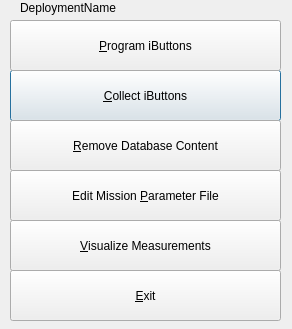
<?xml version="1.0" encoding="UTF-8"?>
<ui version="4.0">
 <class>IAssistClass</class>
 <widget class="QDialog" name="IAssistClass">
  <property name="windowModality">
   <enum>Qt::NonModal</enum>
  </property>
  <property name="enabled">
   <bool>true</bool>
  </property>
  <property name="geometry">
   <rect>
    <x>0</x>
    <y>0</y>
    <width>292</width>
    <height>329</height>
   </rect>
  </property>
  <property name="sizePolicy">
   <sizepolicy hsizetype="Fixed" vsizetype="Fixed">
    <horstretch>0</horstretch>
    <verstretch>0</verstretch>
   </sizepolicy>
  </property>
  <property name="windowTitle">
   <string>iAssist</string>
  </property>
  <property name="autoFillBackground">
   <bool>false</bool>
  </property>
  <widget class="QPushButton" name="btnCollect">
   <property name="enabled">
    <bool>true</bool>
   </property>
   <property name="geometry">
    <rect>
     <x>10</x>
     <y>70</y>
     <width>271</width>
     <height>51</height>
    </rect>
   </property>
   <property name="focusPolicy">
    <enum>Qt::StrongFocus</enum>
   </property>
   <property name="text">
    <string>&amp;Collect iButtons</string>
   </property>
  </widget>
  <widget class="QPushButton" name="btnProgram">
   <property name="enabled">
    <bool>true</bool>
   </property>
   <property name="geometry">
    <rect>
     <x>10</x>
     <y>20</y>
     <width>271</width>
     <height>51</height>
    </rect>
   </property>
   <property name="focusPolicy">
    <enum>Qt::StrongFocus</enum>
   </property>
   <property name="text">
    <string>&amp;Program iButtons</string>
   </property>
  </widget>
  <widget class="QPushButton" name="btnMissionParameter">
   <property name="enabled">
    <bool>true</bool>
   </property>
   <property name="geometry">
    <rect>
     <x>10</x>
     <y>170</y>
     <width>271</width>
     <height>51</height>
    </rect>
   </property>
   <property name="focusPolicy">
    <enum>Qt::StrongFocus</enum>
   </property>
   <property name="text">
    <string>Edit Mission &amp;Parameter File</string>
   </property>
  </widget>
  <widget class="QPushButton" name="btnExit">
   <property name="geometry">
    <rect>
     <x>10</x>
     <y>270</y>
     <width>271</width>
     <height>51</height>
    </rect>
   </property>
   <property name="focusPolicy">
    <enum>Qt::StrongFocus</enum>
   </property>
   <property name="text">
    <string>&amp;Exit</string>
   </property>
  </widget>
  <widget class="QPushButton" name="btnRemoveDbCont">
   <property name="enabled">
    <bool>true</bool>
   </property>
   <property name="geometry">
    <rect>
     <x>10</x>
     <y>120</y>
     <width>271</width>
     <height>51</height>
    </rect>
   </property>
   <property name="focusPolicy">
    <enum>Qt::StrongFocus</enum>
   </property>
   <property name="text">
    <string>&amp;Remove Database Content</string>
   </property>
  </widget>
  <widget class="QPushButton" name="btnDataPlot">
   <property name="enabled">
    <bool>true</bool>
   </property>
   <property name="geometry">
    <rect>
     <x>10</x>
     <y>220</y>
     <width>271</width>
     <height>51</height>
    </rect>
   </property>
   <property name="focusPolicy">
    <enum>Qt::StrongFocus</enum>
   </property>
   <property name="text">
    <string>&amp;Visualize Measurements</string>
   </property>
  </widget>
  <widget class="QLabel" name="txtDeploymentName">
   <property name="geometry">
    <rect>
     <x>20</x>
     <y>0</y>
     <width>221</width>
     <height>16</height>
    </rect>
   </property>
   <property name="text">
    <string>DeploymentName</string>
   </property>
  </widget>
 </widget>
 <layoutdefault spacing="6" margin="11"/>
 <tabstops>
  <tabstop>btnProgram</tabstop>
  <tabstop>btnCollect</tabstop>
  <tabstop>btnRemoveDbCont</tabstop>
  <tabstop>btnMissionParameter</tabstop>
  <tabstop>btnExit</tabstop>
 </tabstops>
 <resources/>
 <connections/>
</ui>
